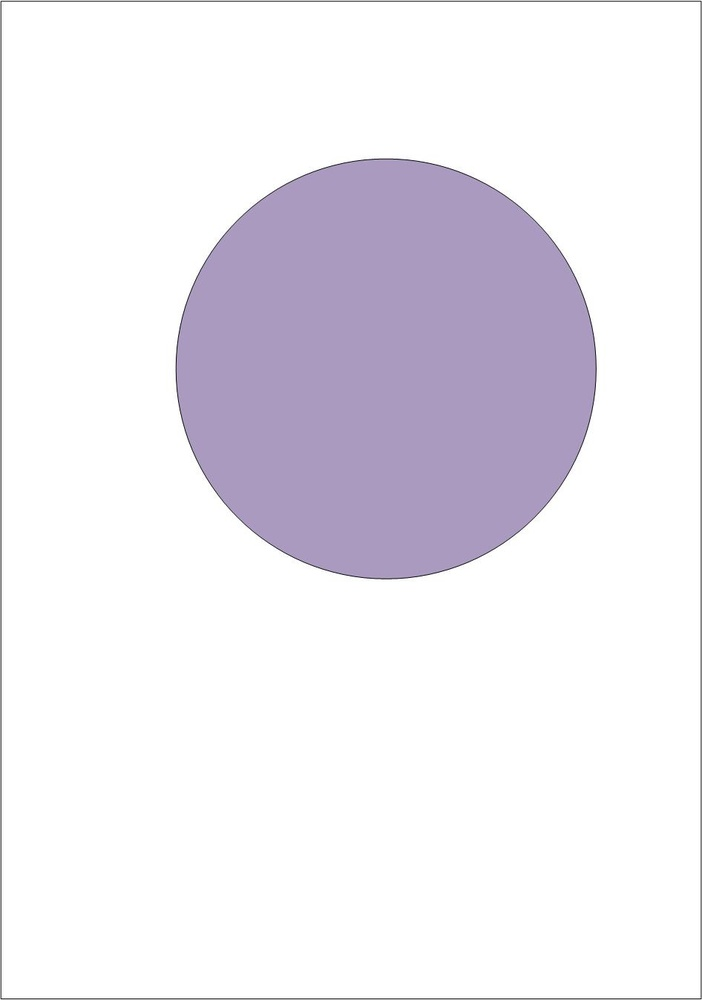
#> input picture test_circle.jpg, 702 x 1000 px, shrunk from 946 x 1348 before the run
$ python -i utils.py   (imports and definitions only)
#> lines starting #> are read from the running program, lines starting #| are printed output that depends on the picture; after the words box and inside, x2 and y2 are one past the last pixel; in counts of white or black regions, pixels touching at a corner belong together
#> further down, picture is the input picture: shape (1000, 702, 3); mean B, G, R 241, 233.7, 236.9
"""OpenCV-Python utils"""
import cv2
import numpy as np


def getContours(img, cThr=[30, 50], showCanny=False, minArea=1000, filter=0, draw=False):
    """获取长方形物体的轮廓，以及按照左上 -> 右上 -> 左下 -> 右下顺序排列的轮廓的四个角点"""
#> called with showCanny = False, minArea = 1000, filter = 0, draw = False
    imgGray = cv2.cvtColor(img, cv2.COLOR_BGR2GRAY)
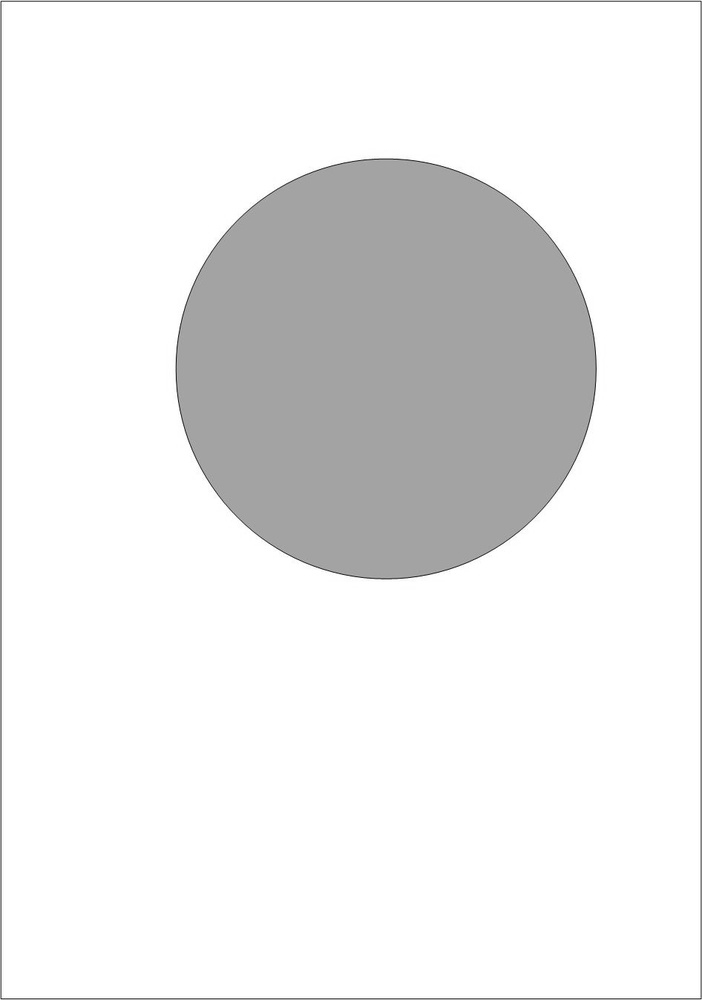
#> imgGray: shape (1000, 702); min 52, max 255, mean 235.5
    imgBlur = cv2.GaussianBlur(imgGray, (5, 5), 1)
    imgCanny = cv2.Canny(imgBlur, cThr[0], cThr[1])
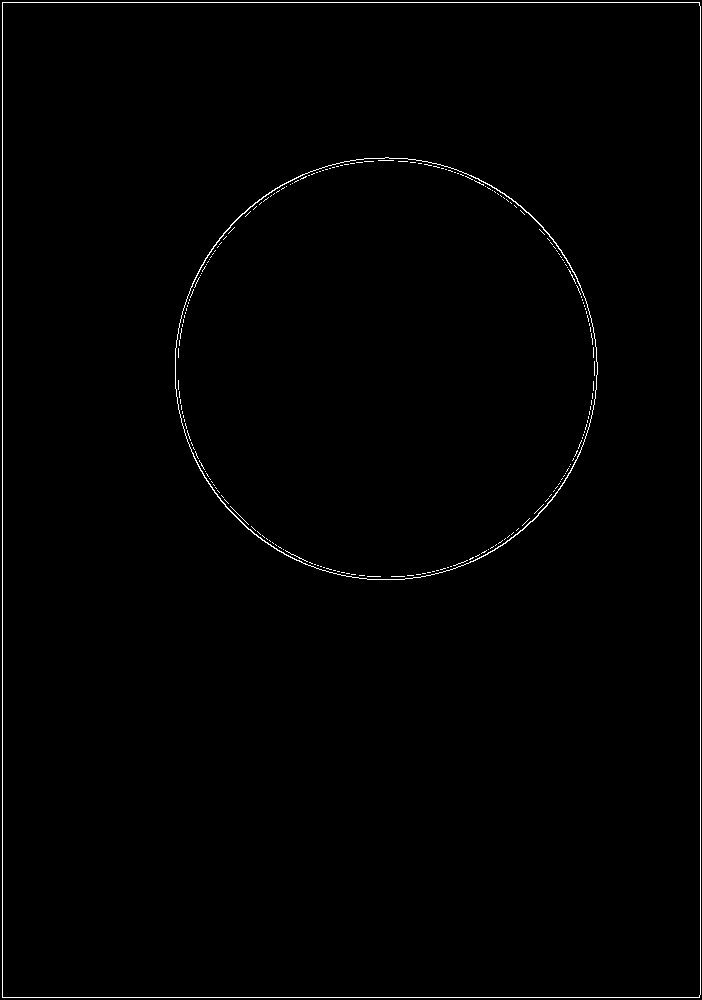
#> imgCanny: shape (1000, 702); 0.83% white in thin lines or dots
    kernel = np.ones((5, 5))
    imgDial = cv2.dilate(imgCanny, kernel, iterations=3)  # 膨胀
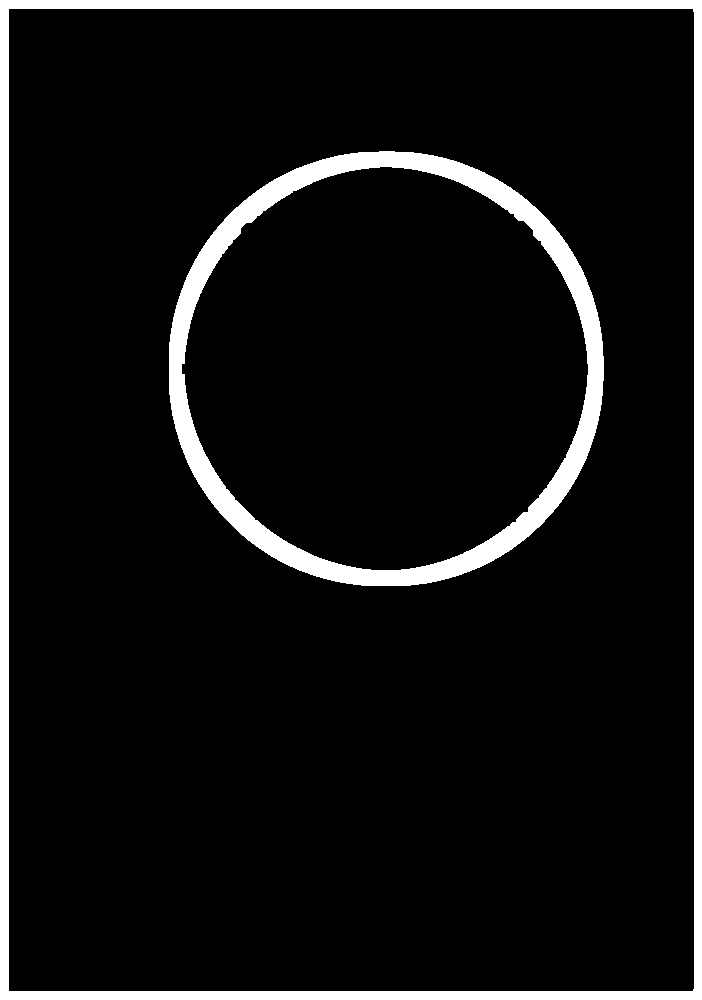
#> imgDial: shape (1000, 702); 7.8% white; 2 white regions, box (x1, y1, x2, y2) and area: (0, 0, 702, 1000) 29335, (169, 151, 604, 586) 25199
    imgThre = cv2.erode(imgDial, kernel, iterations=2)  # 腐蚀
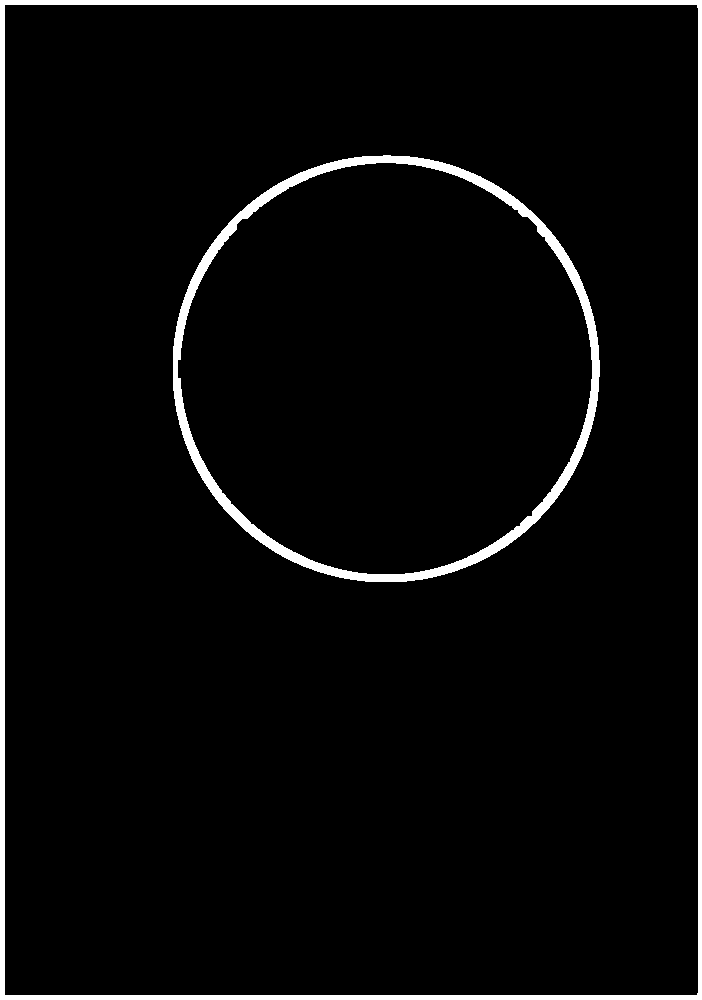
#> imgThre: shape (1000, 702); 3.9% white; 2 white regions, box (x1, y1, x2, y2) and area: (0, 0, 702, 1000) 15935, (173, 155, 600, 582) 11767
    if showCanny:
        cv2.imshow('Canny', imgThre)
    contours, hiearchy = cv2.findContours(imgThre, cv2.RETR_EXTERNAL, cv2.CHAIN_APPROX_SIMPLE)
#> contours = [[[0, 0], [0, 999], [701, 999], [701, 0]]]; hiearchy = [[-1, -1, -1, -1]]
    finalCountours = []
    for i in contours:
        area = cv2.contourArea(i)
        if area > minArea:
            peri = cv2.arcLength(i, True)  # 获取轮廓参数
            approx = cv2.approxPolyDP(i, 0.02 * peri, True)  # 获取轮廓的四个角点
            bbox = cv2.boundingRect(approx)  # 给物体添加 bounding box
            if filter > 0:
                if len(approx) == filter:
                    finalCountours.append([len(approx), area, approx, bbox, i])
            else:
                finalCountours.append([len(approx), area, approx, bbox, i])
#> this loop made 1 pass
#> (area, peri, approx, bbox) on pass 1: (700299, 3400, [[0, 0], [0, 999], [701, 999], [701, 0]], (0, 0, 702, 1000))
#> after the loop, finalCountours = [[4, 700299, [[0, 0], [0, 999], [701, 999], [701, 0]], (0, 0, 702, 1000), [[0, 0], [0, 999], [701, 999], [701, 0]]]]
    finalCountours = sorted(finalCountours, key=lambda x: x[1], reverse=True)  # 将四个角点按照左上 -> 右上 -> 左下 -> 右下顺序排列
    if draw:  # 画出轮廓
        for con in finalCountours:
            cv2.drawContours(img, con[4], -1, (0, 0, 255), 3)
    return img, finalCountours


# [24 lines left out: functions reorder, warpImg, not called in this run]


def findDis(pts1, pts2):
    """推算A4纸上的长方形物体的长和宽"""
    return ((pts2[0] - pts1[0]) ** 2 + (pts2[1] - pts1[1]) ** 2) ** 0.5


# [33 lines left out: function getCircles, not called in this run]

>>> import cv2
>>> picture = cv2.imread('test_circle.jpg')
>>> result = getContours(picture)

$ run again, on test_square.jpg
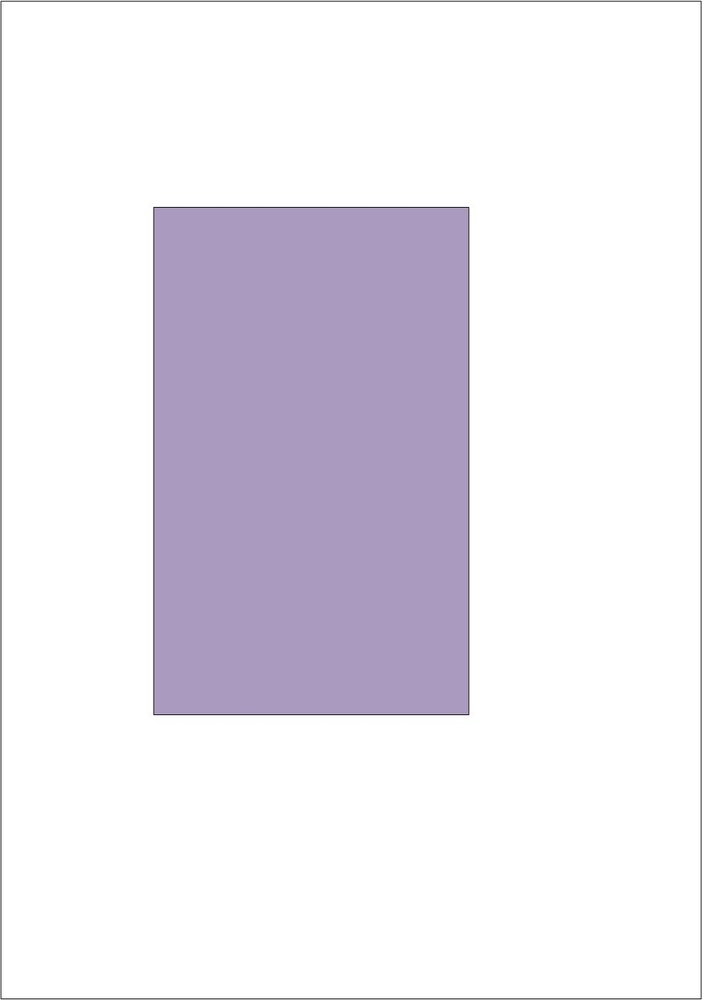
#> input picture test_square.jpg, 702 x 1000 px, shrunk from 946 x 1348 before the run
#> picture is the input picture: shape (1000, 702, 3); mean B, G, R 238.9, 230.6, 234.2
#> in getContours, `imgCanny = cv2.Canny(imgBlur, cThr[0], cThr[1])`:
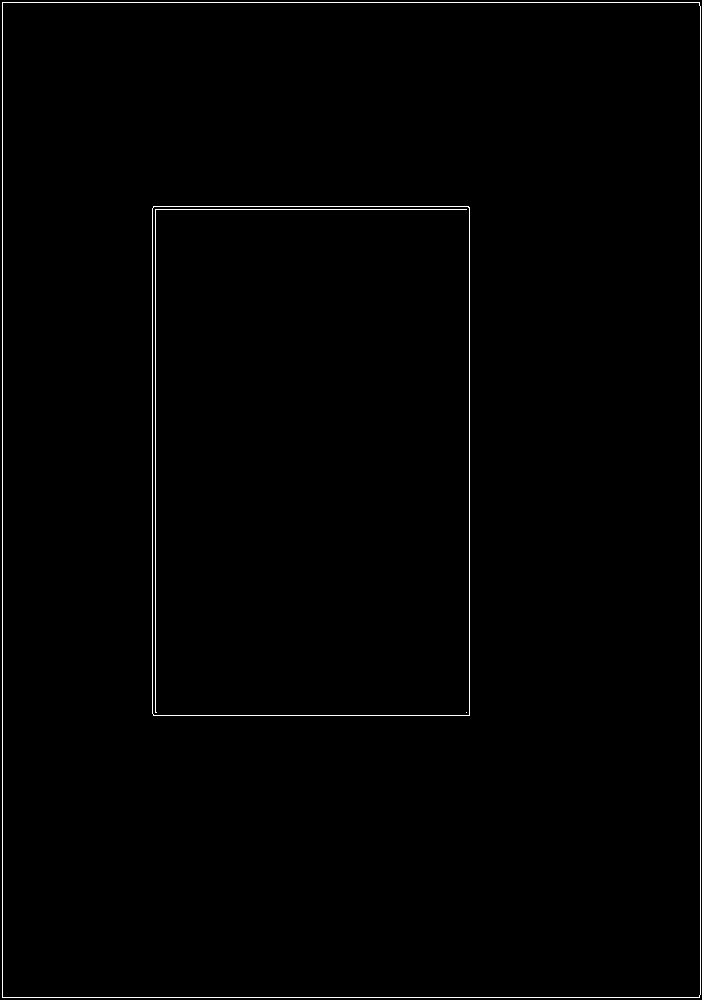
#> imgCanny: shape (1000, 702); 0.83% white in thin lines or dots
#> imgDial: shape (1000, 702); 7.6% white; 2 white regions, box (x1, y1, x2, y2) and area: (0, 0, 702, 1000) 29335, (146, 200, 476, 722) 23874
#> in getContours, `imgThre = cv2.erode(imgDial, kernel, iterations=2)`:
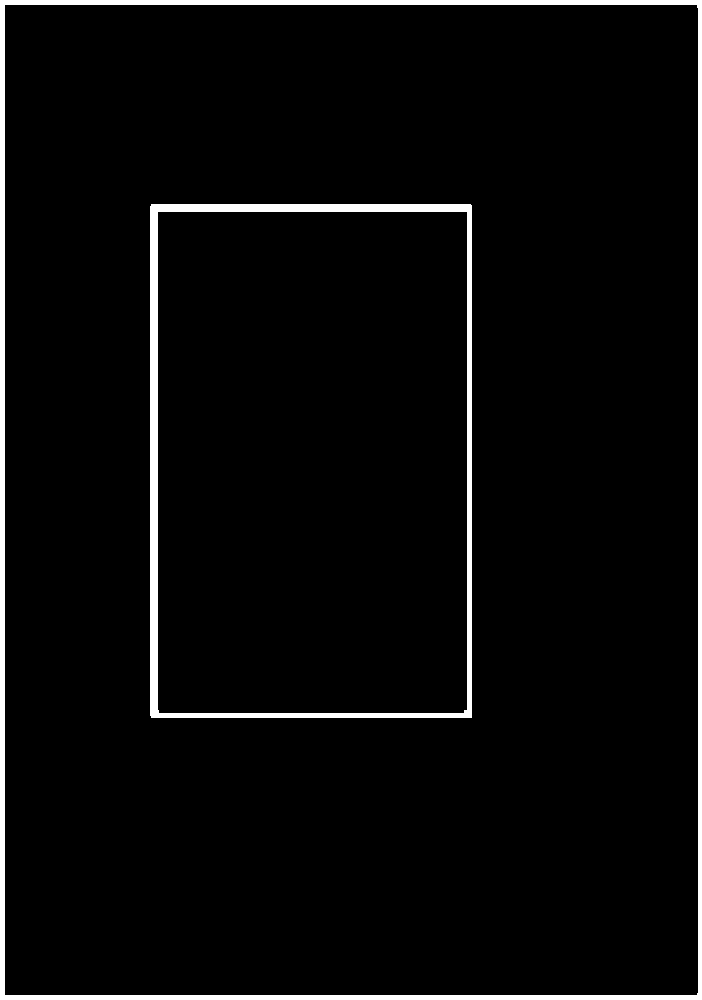
#> imgThre: shape (1000, 702); 3.8% white; 2 white regions, box (x1, y1, x2, y2) and area: (0, 0, 702, 1000) 15935, (150, 204, 472, 718) 10706
#> contours = [[[0, 0], [0, 999], [701, 999], [701, 0]]]; hiearchy = [[-1, -1, -1, -1]]
#> the loop in getContours, `for i in contours:` made 1 pass
#> (area, peri, approx, bbox) on pass 1: (700299, 3400, [[0, 0], [0, 999], [701, 999], [701, 0]], (0, 0, 702, 1000))
#> after the loop in getContours, `for i in contours:`: finalCountours = [[4, 700299, [[0, 0], [0, 999], [701, 999], [701, 0]], (0, 0, 702, 1000), [[0, 0], [0, 999], [701, 999], [701, 0]]]]
